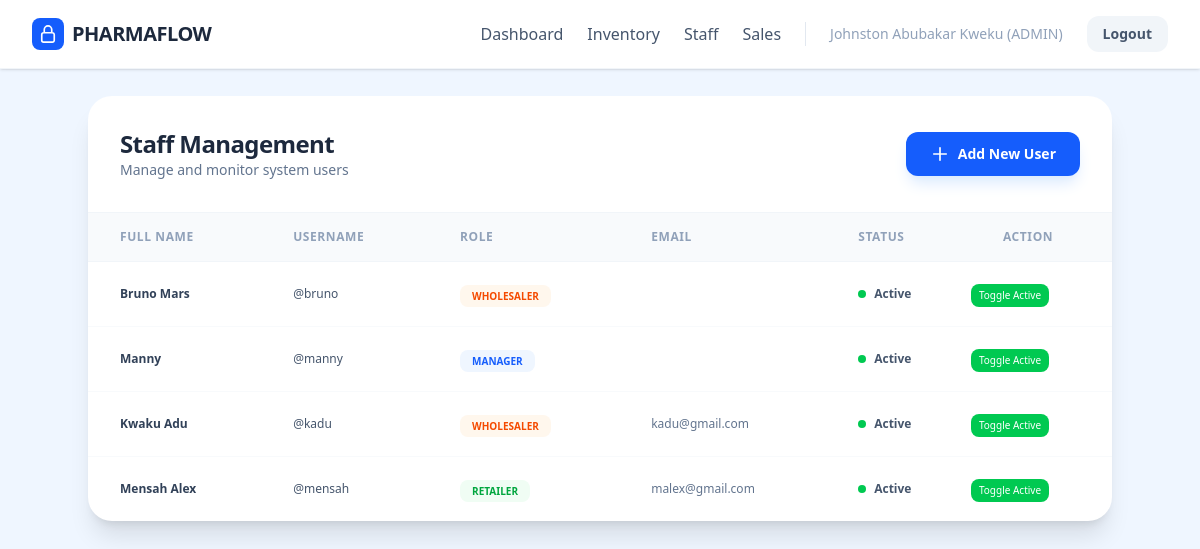
Screenshot of /accounts/users/ (signed in) with the database file from the repository.
### accounts/models.py (models this page shows, shortened)
class User(AbstractUser):
    class UserRoles(models.TextChoices):
        ADMIN = 'ADMIN', 'Admin'
        MANAGER = 'MANAGER', 'Manager'
        WHOLESALER = 'WHOLESALER', 'Wholesaler'
        RETAILER = 'RETAILER', 'Retailer'
    full_name = models.CharField(max_length=100)
    role = models.CharField(
        max_length=50,
        choices=UserRoles.choices,
        null=False,
        blank=False
    )
    phone_number = models.CharField(max_length=15, blank=True, default='')
    def is_admin(self):
        return self.role == self.UserRoles.ADMIN

### accounts/views.py (the view)
# urls.py: path('users/', views.user_list, name='user_list'),
@role_required('ADMIN', 'MANAGER')
def user_list(request):
    users = User.objects.filter(is_superuser=False)
    return render(request, 'accounts/user_list.html', {'users': users})

### accounts/templates/accounts/user_list.html (shortened to what this page needs)
{% extends 'base.html' %}
{% load static %}
{% block content %}
<div class="bg-white shadow-xl rounded-3xl w-full max-w-5xl overflow-hidden">
    <div class="p-8 flex justify-between items-center border-b border-slate-100">
        <div>
            <h1 class="text-2xl font-black text-slate-800 tracking-tight">Staff Management</h1>
            <p class="text-slate-500 text-sm font-medium">Manage and monitor system users</p>
        </div>
        <a href="{% url 'accounts:create_user' %}"
            class="bg-blue-600 hover:bg-blue-700 text-white px-6 py-3 rounded-xl text-sm font-bold transition-all flex items-center gap-2 shadow-lg shadow-blue-100">
            <svg class="w-5 h-5" xmlns="http://www.w3.org/2000/svg" fill="none" viewBox="0 0 24 24" stroke-width="2" stroke="currentColor">
                <path stroke-linecap="round" stroke-linejoin="round" d="M12 4.5v15m7.5-7.5h-15" />
            </svg>
            Add New User
        </a>
    </div>
    <div class="overflow-x-auto">
        <table class="w-full text-left">
            <thead>
                <tr class="bg-slate-50 border-b border-slate-100">
                    <th class="px-8 py-4 text-xs font-bold text-slate-400 uppercase tracking-wider">Full Name</th>
                    <th class="px-8 py-4 text-xs font-bold text-slate-400 uppercase tracking-wider">Username</th>
                    <th class="px-8 py-4 text-xs font-bold text-slate-400 uppercase tracking-wider">Role</th>
                    <th class="px-8 py-4 text-xs font-bold text-slate-400 uppercase tracking-wider">Email</th>
                    <th class="px-8 py-4 text-xs font-bold text-slate-400 uppercase tracking-wider">Status</th>
                    <th class="px-8 py-4 text-xs font-bold text-slate-400 uppercase tracking-wider">Action</th>
                </tr>
            </thead>
            <tbody class="divide-y divide-slate-50">
                {% for user in users %}
                <tr class="hover:bg-slate-50/50 transition-colors">
                    <td class="px-8 py-5">
                        <div class="flex items-center gap-3">
                            <span class="font-bold text-slate-700 text-xs">{{ user.full_name }}</span>
                        </div>
                    </td>
                    <td class="px-8 py-5 font-medium text-xs text-slate-600">@{{ user.username }}</td>
                    <td class="px-8 py-5">
                        <span class="px-3 py-1 rounded-lg text-[10px] font-bold
                            {% if user.role == 'ADMIN' %}bg-purple-50 text-purple-600
                            {% elif user.role == 'MANAGER' %}bg-blue-50 text-blue-600
                            {% elif user.role == 'WHOLESALER' %}bg-orange-50 text-orange-600
                            {% else %}bg-green-50 text-green-600{% endif %}">
                            {{ user.role }}
                        </span>
                    </td>
                    <td class="px-8 py-5 text-slate-500 text-xs">{{ user.email }}</td>
                    <td class="px-8 py-5 active-status-{{user.username}}">
                        <div class="flex items-center gap-2">
                            <div class="w-2 h-2 rounded-full active-dot {% if user.is_active %}bg-green-500{% else %}bg-slate-300{% endif %}"></div>
                            <span class="text-xs font-bold text-slate-600 status-text">{% if user.is_active %}Active{% else %}Inactive{% endif %}</span>
                        </div>
                    </td>
                    <td>
                        <button data-username="{{user.username}}" class="cursor-pointer toggle active:scale-95 {% if user.is_active %}bg-green-500{% else %}bg-red-500{% endif %} text-white px-2 py-1 rounded-lg text-[10px]">
                            Toggle Active
                        </button>
                    </td>
                </tr>
                {% endfor %}
            </tbody>
        </table>
    </div>
</div>
{% endblock content %}

### templates/base.html (shortened to what this page needs)
{% load static %}
<!DOCTYPE html>
<html lang="en">
<head>
    <link rel="stylesheet" href="{% static 'css/output.css' %}">
</head>
<body class="bg-blue-50 font-sans min-h-screen {% if not request.user.is_authenticated %}flex items-center justify-center{% endif %}">
    {% if request.user.is_authenticated %}
    <nav class="bg-white w-full fixed top-0 left-0 flex justify-between py-4 px-8 items-center shadow-sm border-b border-slate-100 z-50">
        <div class="flex items-center gap-2">
            <div class="w-8 h-8 bg-blue-600 rounded-lg flex items-center justify-center">
            </div>
            <h1 class="text-xl font-black text-slate-800 tracking-tight">PHARMAFLOW</h1>
        </div>
        <div class="flex items-center gap-6 font-medium text-slate-600">
            {% if request.user.is_admin or request.user.is_manager %}
            <a href="{% url 'inventory:home' %}" class="hover:text-blue-600 transition-colors">Dashboard</a>
            <a href="{% url 'inventory:drug_list' %}" class="hover:text-blue-600 transition-colors">Inventory</a>
            <a href="{% url 'accounts:user_list' %}" class="hover:text-blue-600 transition-colors">Staff</a>
            <a href="{% url 'sales:sales_list' %}" class="hover:text-blue-600 transition-colors">Sales</a>
            {% endif %}
            <span class="text-sm text-slate-400">{{ request.user.full_name }} ({{ request.user.role }})</span>
            <a href="{% url 'accounts:logout' %}" class="bg-slate-100 hover:bg-red-50 hover:text-red-600 px-4 py-2 rounded-xl text-sm transition-all font-bold">Logout</a>
        </div>
    </nav>
    {% endif %}
    <main class="w-full flex justify-center p-4 {% if request.user.is_authenticated %}pt-24{% endif %}">
        {% block content %}{% endblock content %}
    </main>
</body>
</html>

### rows the page displays
User: user.full_name "Johnston Abubakar Kweku", user.role "ADMIN"
User: full_name "Bruno Mars", username "bruno", role "WHOLESALER", is_active True (drawn)
User: full_name "Manny", username "manny", role "MANAGER", is_active True (drawn)
User: full_name "Kwaku Adu", username "kadu", role "WHOLESALER", email "kadu@gmail.com", is_active True (drawn)
User: full_name "Mensah Alex", username "mensah", role "RETAILER", email "malex@gmail.com", is_active True (drawn)
